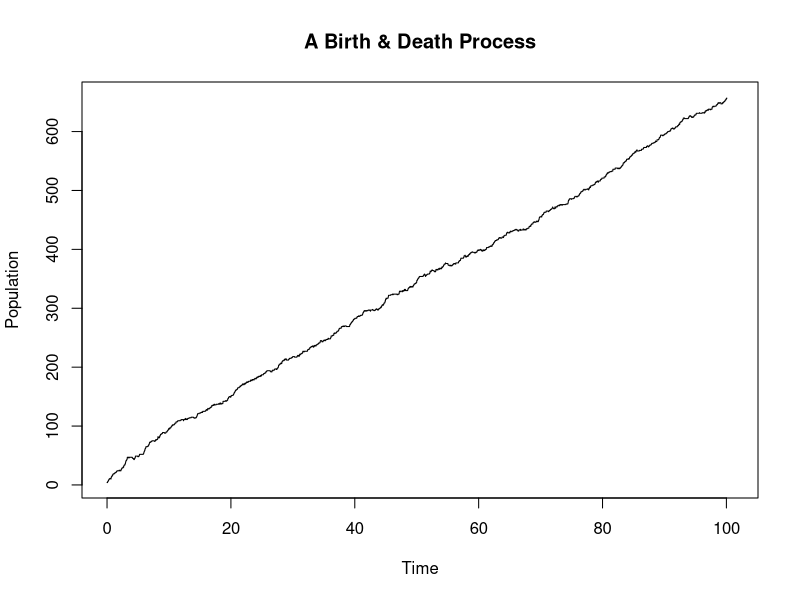
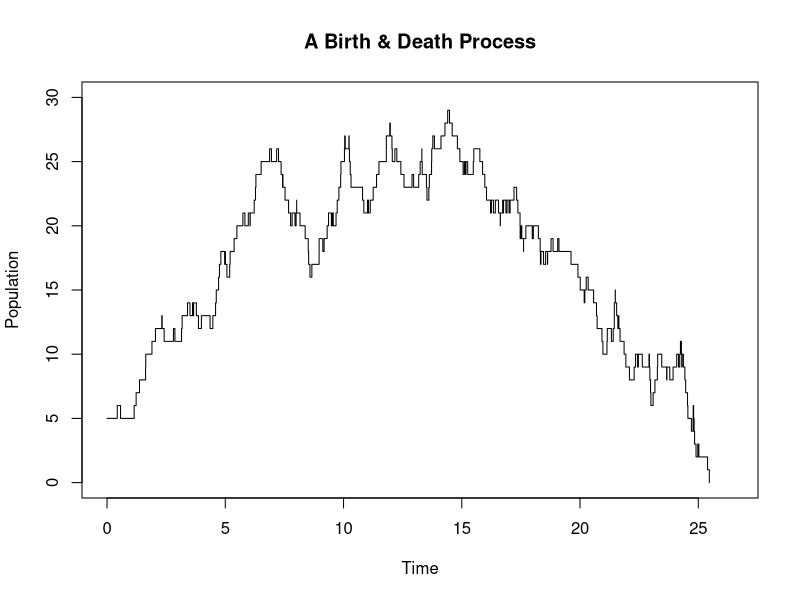
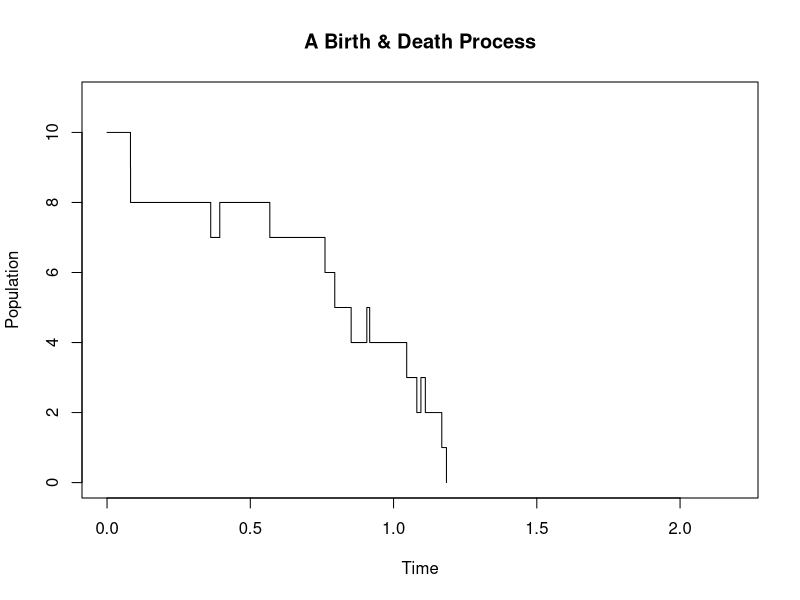
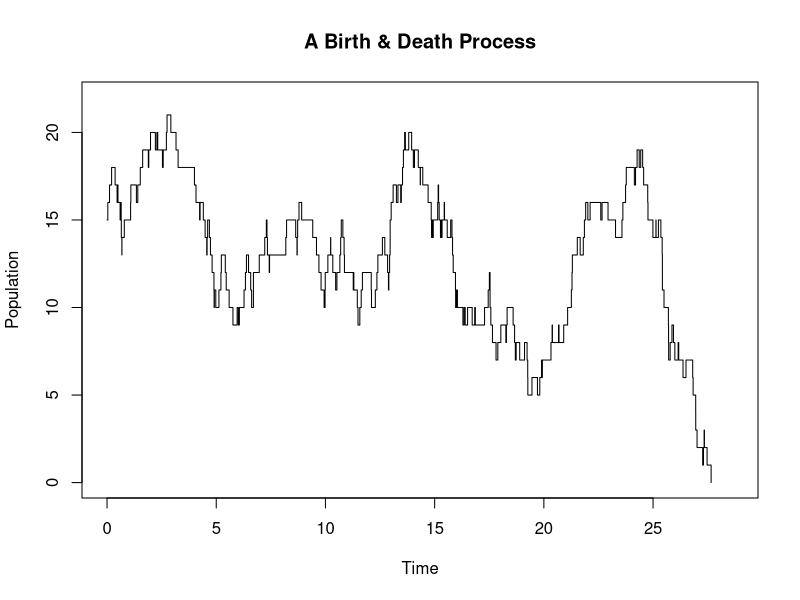

Write R code to recreate these figures, in order.
#Created on Thursday Nov 3 for Random Processes with Dr. Olga
#author: Ryan

#This function takes the following arguments:
#la - The birth intensity
#Mu - The death intensity
#end_time - this sets a maximum time
#pop - initial population

birth_death<-function(la,mu,end_time,pop){
  time = 0
pop_list = c(pop)
time_list = c(0)

while(time < end_time & pop > 0){
b_r = rexp(1,la) #setting the birth intensity
d_r = rexp(1,mu) #setting the death intensity

if(b_r<d_r){ #equivalent to 1/lambda < 1/mu - birth before death
  pop = pop + 1
time = time + b_r}
else{ #equivalent to 1/lambda > 1/mu - death before birth
  pop = pop - 1
time = time + d_r
}
pop_list <- append(pop_list,pop)
time_list <- append(time_list,time)
}

plot(time_list,pop_list,xlim=c(min(time_list),max(time_list)+1),
     ylim=c(min(pop_list),max(pop_list)+1),
      main="A Birth & Death Process",xlab='Time',ylab='Population',type ='s')
}


#some trials
birth_death(9,2,100,4)
birth_death(5,5,100,5)
birth_death(2,9,100,10)
birth_death(5,5,100,15)

